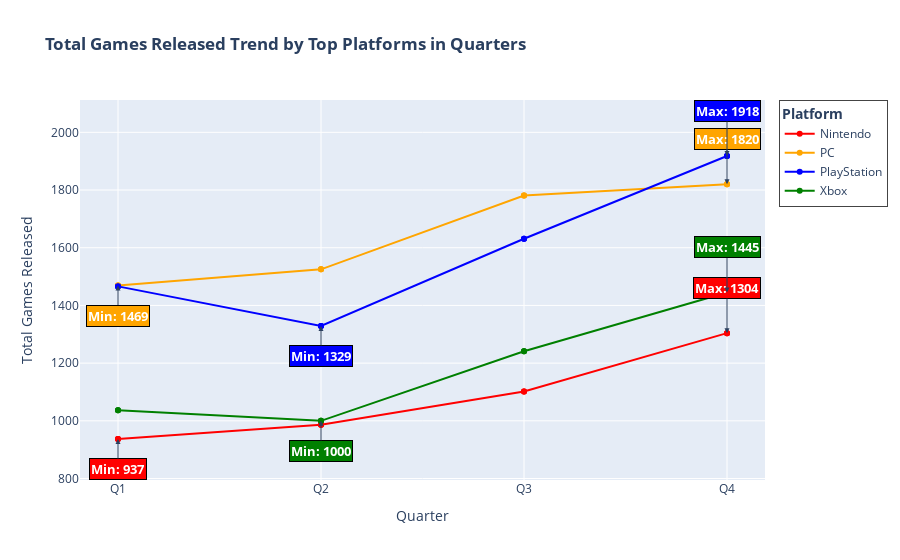

Source (notebook cell):
### Code cell
#line graph to identify trends
colors = {'PlayStation':'blue', 'Nintendo':'red','Xbox':'green','PC':'orange'}
fig = px.line(combined_df, x='Quarter_Name', y='total_games', color='platform_list', markers=True,
              color_discrete_map=colors, labels={'total_games':'Total Games Released','Quarter_Name':'Quarter'},
              title='<b>Total Games Released Trend by Top Platforms in Quarters</b>')

platforms = combined_df['platform_list'].unique()

for platform in platforms:
    df_platform = combined_df[combined_df['platform_list'] == platform]
    
    max_row = df_platform.loc[df_platform['total_games'].idxmax()]
    fig.add_annotation(
        x=max_row['Quarter_Name'],
        y=max_row['total_games'],
        text=f"Max: {max_row['total_games']}",
        showarrow=True,
        arrowhead=2,
        ax=0,
        ay=-45,
        bordercolor = 'black', borderwidth = 1, bgcolor = colors[platform], 
        font_color = 'white', font_weight = 'bold', font_size = 13
    )
    
    min_row = df_platform.loc[df_platform['total_games'].idxmin()]
    fig.add_annotation(
        x=min_row['Quarter_Name'],
        y=min_row['total_games'],
        text=f"Min: {min_row['total_games']}",
        showarrow=True,
        arrowhead=2,
        ax=0,
        ay=30,
        bordercolor = 'black', borderwidth = 1, bgcolor = colors[platform], 
        font_color = 'white', font_weight = 'bold', font_size = 13
    )

fig.update_layout(legend=dict(title_text='<b>Platform</b>', borderwidth=1))
fig.show()

### Figure 1 — Plotly figure (JSON) as saved in the notebook; plotly's stock layout.template omitted (floating-point values rounded to 4 significant figures)
{"data": [{"hovertemplate": "platform_list=Nintendo<br>Quarter=%{x}<br>Total Games Released=%{y}<extra></extra>", "legendgroup": "Nintendo", "line": {"color": "red", "dash": "solid"}, "marker": {"symbol": "circle"}, "mode": "lines+markers", "name": "Nintendo", "orientation": "v", "showlegend": true, "type": "scatter", "x": ["Q1", "Q1", "Q1", "Q2", "Q2", "Q2", "Q3", "Q3", "Q3", "Q4", "Q4", "Q4"], "xaxis": "x", "y": [937, 937, 937, 986, 986, 986, 1102, 1102, 1102, 1304, 1304, 1304], "yaxis": "y"}, {"hovertemplate": "platform_list=PC<br>Quarter=%{x}<br>Total Games Released=%{y}<extra></extra>", "legendgroup": "PC", "line": {"color": "orange", "dash": "solid"}, "marker": {"symbol": "circle"}, "mode": "lines+markers", "name": "PC", "orientation": "v", "showlegend": true, "type": "scatter", "x": ["Q1", "Q1", "Q1", "Q2", "Q2", "Q2", "Q3", "Q3", "Q3", "Q4", "Q4", "Q4"], "xaxis": "x", "y": [1469, 1469, 1469, 1525, 1525, 1525, 1781, 1781, 1781, 1820, 1820, 1820], "yaxis": "y"}, {"hovertemplate": "platform_list=PlayStation<br>Quarter=%{x}<br>Total Games Released=%{y}<extra></extra>", "legendgroup": "PlayStation", "line": {"color": "blue", "dash": "solid"}, "marker": {"symbol": "circle"}, "mode": "lines+markers", "name": "PlayStation", "orientation": "v", "showlegend": true, "type": "scatter", "x": ["Q1", "Q1", "Q1", "Q2", "Q2", "Q2", "Q3", "Q3", "Q3", "Q4", "Q4", "Q4"], "xaxis": "x", "y": [1466, 1466, 1466, 1329, 1329, 1329, 1631, 1631, 1631, 1918, 1918, 1918], "yaxis": "y"}, {"hovertemplate": "platform_list=Xbox<br>Quarter=%{x}<br>Total Games Released=%{y}<extra></extra>", "legendgroup": "Xbox", "line": {"color": "green", "dash": "solid"}, "marker": {"symbol": "circle"}, "mode": "lines+markers", "name": "Xbox", "orientation": "v", "showlegend": true, "type": "scatter", "x": ["Q1", "Q1", "Q1", "Q2", "Q2", "Q2", "Q3", "Q3", "Q3", "Q4", "Q4", "Q4"], "xaxis": "x", "y": [1037, 1037, 1037, 1000, 1000, 1000, 1241, 1241, 1241, 1445, 1445, 1445], "yaxis": "y"}], "layout": {"annotations": [{"arrowhead": 2, "ax": 0, "ay": -45, "bgcolor": "red", "bordercolor": "black", "borderwidth": 1, "font": {"color": "white", "size": 13, "weight": "bold"}, "showarrow": true, "text": "Max: 1304", "x": "Q4", "y": 1304}, {"arrowhead": 2, "ax": 0, "ay": 30, "bgcolor": "red", "bordercolor": "black", "borderwidth": 1, "font": {"color": "white", "size": 13, "weight": "bold"}, "showarrow": true, "text": "Min: 937", "x": "Q1", "y": 937}, {"arrowhead": 2, "ax": 0, "ay": -45, "bgcolor": "orange", "bordercolor": "black", "borderwidth": 1, "font": {"color": "white", "size": 13, "weight": "bold"}, "showarrow": true, "text": "Max: 1820", "x": "Q4", "y": 1820}, {"arrowhead": 2, "ax": 0, "ay": 30, "bgcolor": "orange", "bordercolor": "black", "borderwidth": 1, "font": {"color": "white", "size": 13, "weight": "bold"}, "showarrow": true, "text": "Min: 1469", "x": "Q1", "y": 1469}, {"arrowhead": 2, "ax": 0, "ay": -45, "bgcolor": "blue", "bordercolor": "black", "borderwidth": 1, "font": {"color": "white", "size": 13, "weight": "bold"}, "showarrow": true, "text": "Max: 1918", "x": "Q4", "y": 1918}, {"arrowhead": 2, "ax": 0, "ay": 30, "bgcolor": "blue", "bordercolor": "black", "borderwidth": 1, "font": {"color": "white", "size": 13, "weight": "bold"}, "showarrow": true, "text": "Min: 1329", "x": "Q2", "y": 1329}, {"arrowhead": 2, "ax": 0, "ay": -45, "bgcolor": "green", "bordercolor": "black", "borderwidth": 1, "font": {"color": "white", "size": 13, "weight": "bold"}, "showarrow": true, "text": "Max: 1445", "x": "Q4", "y": 1445}, {"arrowhead": 2, "ax": 0, "ay": 30, "bgcolor": "green", "bordercolor": "black", "borderwidth": 1, "font": {"color": "white", "size": 13, "weight": "bold"}, "showarrow": true, "text": "Min: 1000", "x": "Q2", "y": 1000}], "legend": {"borderwidth": 1, "title": {"text": "<b>Platform</b>"}, "tracegroupgap": 0}, "title": {"text": "<b>Total Games Released Trend by Top Platforms in Quarters</b>"}, "xaxis": {"anchor": "y", "domain": [0, 1], "title": {"text": "Quarter"}}, "yaxis": {"anchor": "x", "domain": [0, 1], "title": {"text": "Total Games Released"}}}}
